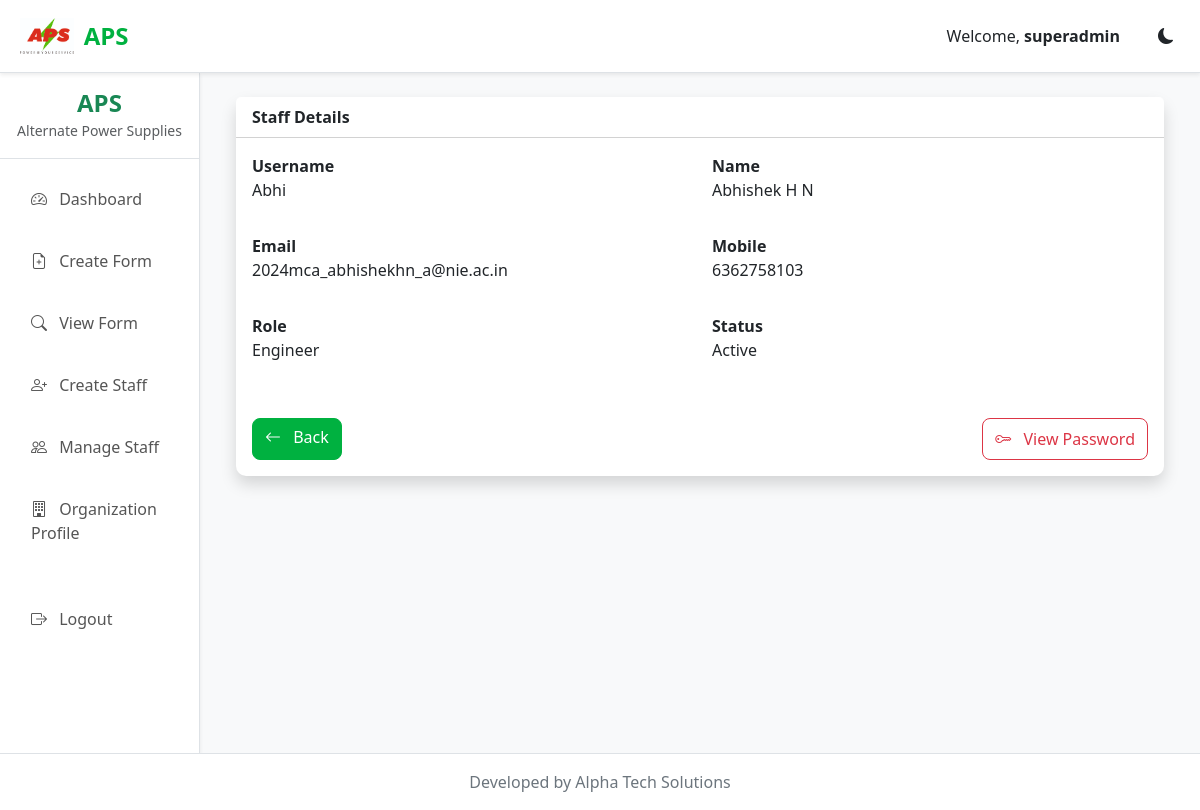
The page /accounts/staff-details/4/ (signed in) on the database its author committed.
### accounts/models.py (models this page shows, shortened)
class User(AbstractUser):
    objects = CustomUserManager()
    visible_password = models.CharField(
        max_length=128,
        blank=True,
        null=True,
        verbose_name="Visible Password",
    )
    role = models.CharField(
        max_length=20,
        choices=UserRole.choices,
        default=UserRole.ENGINEER,
        verbose_name="Role",
    )
    mobile_number = models.CharField(
        max_length=15,
        unique=True,
        verbose_name="Mobile Number",
        blank=True,
        null=True,
    )
    created_at = models.DateTimeField(
        auto_now_add=True,
    )
    updated_at = models.DateTimeField(
        auto_now=True,
    )
    class Meta:
        db_table = "users"
        ordering = ["username"]
        verbose_name = "User"
        verbose_name_plural = "Users"

### accounts/views.py (the view)
# urls.py: path("staff-details/<int:pk>/", views.staff_details, name="staff_details"),
@superadmin_required
def staff_details(request, pk):
    user = get_object_or_404(User, pk=pk)
    context = {
        "staff": user,
    }
    return render(
        request,
        "accounts/staff_details.html",
        context,
    )

### templates/accounts/staff_details.html (shortened to what this page needs)
{% extends "base.html" %}
{% block content %}
<div class="container-fluid">
    <div class="card shadow">
        <div class="card-header">
            Staff Details
        </div>
        <div class="card-body">
            <div class="row">
                <div class="col-md-6 mb-3">
                    <label class="fw-bold">
                        Username
                    </label>
                    <p>{{ staff.username }}</p>
                </div>
                <div class="col-md-6 mb-3">
                    <label class="fw-bold">
                        Name
                    </label>
                    <p>{{ staff.first_name }} {{ staff.last_name }}</p>
                </div>
                <div class="col-md-6 mb-3">
                    <label class="fw-bold">
                        Email
                    </label>
                    <p>{{ staff.email }}</p>
                </div>
                <div class="col-md-6 mb-3">
                    <label class="fw-bold">
                        Mobile
                    </label>
                    <p>{{ staff.mobile_number }}</p>
                </div>
                <div class="col-md-6 mb-3">
                    <label class="fw-bold">
                        Role
                    </label>
                    <p>{{ staff.get_role_display }}</p>
                </div>
                <div class="col-md-6 mb-3">
                    <label class="fw-bold">
                        Status
                    </label>
                    <p>
                        {% if staff.is_active %}
                        Active
                        {% else %}
                        Inactive
                        {% endif %}
                    </p>
                </div>
            </div>
            <div class="d-flex justify-content-between flex-wrap gap-2 mt-4">
                <a href="{% url 'accounts:manage_staff' %}" class="btn btn-success">
                    <i class="bi bi-arrow-left me-2"></i> Back
                </a>
                <button type="button" class="btn btn-outline-danger" data-bs-toggle="modal" data-bs-target="#adminPasswordModal">
                    <i class="bi bi-key me-2"></i> View Password
                </button>
            </div>
        </div>
    </div>
</div>
{% endblock %}

### templates/components/navbar.html (shortened to what this page needs)
<nav class="navbar navbar-expand-lg shadow-sm sticky-top border-bottom">
    <div class="container-fluid">
        <a class="navbar-brand fw-bold text-success" href="/">
            <span class="navbar-brand-logo-wrap">
                <img src="/media/logos/aps-light.jpeg" alt="APS" class="navbar-brand-logo navbar-brand-logo-light">
            </span>
            <span class="navbar-brand-text">
                APS
            </span>
        </a>
        <div class="d-flex align-items-center navbar-actions ms-auto">
            {% if user.is_authenticated %}
                <span class="nav-welcome me-3">
                    Welcome,
                    <strong>{{ user.first_name|default:user.username }}</strong>
                </span>
            {% endif %}
            <button
                class="btn border-0 navbar-theme-button"
                id="themeButton"
                type="button">
                <i class="bi bi-moon-fill"></i>
            </button>
        </div>
    </div>
</nav>

### static/css/variables.css (style rules this page uses)
:root { --primary-color:#00B140; --primary-hover:#009739; --white:#FFFFFF; --light-bg:#F8F9FA; --border:#DEE2E6; --text:#212529; --dark-bg:#1E1E1E; --dark-card:#2B2B2B; --dark-text:#F8F9FA; --border-radius:10px; --transition:0.3s; }

### static/css/style.css (style rules this page uses)
* { margin:0; padding:0; box-sizing:border-box; }
html, body { height:100%; font-family:"Segoe UI",Tahoma,Geneva,Verdana,sans-serif; background:var(--light-bg); color:var(--text); }
body { display:flex; flex-direction:column; }
a { text-decoration:none; }
.navbar { background:var(--white); border-bottom:1px solid var(--border); }
.navbar .container-fluid { position:relative; min-height:56px; align-items:center; }
.navbar-brand { color:var(--primary-color) !important; font-size:1.5rem; font-weight:700; position:absolute; left:50%; transform:translateX(-50%); margin:0; z-index:1; display:inline-flex; align-items:center; gap:10px; white-space:nowrap; }
.navbar-brand-logo-wrap { display:inline-flex; align-items:center; }
.navbar-brand-logo { height:36px; width:auto; display:block; }
.navbar-brand-text { display:inline-flex; align-items:center; }
@media (min-width:992px) { .navbar-brand { left:20px; transform:none; } }
.btn-success { background:var(--primary-color); border-color:var(--primary-color); }
.navbar-actions { margin-left:auto; display:flex; align-items:center; gap:0.5rem; z-index:2; }
.navbar-theme-button { width:44px; height:44px; display:inline-flex; align-items:center; justify-content:center; margin-bottom:0; }
.card { border:none; border-radius:10px; box-shadow:0 2px 8px rgba(0,0,0,.08); }
.card-header { background:var(--white); font-weight:600; }
.btn { border-radius:8px; min-height:42px; transition:.2s; }

### rows shown on the page
User: first_name "superadmin"
User: username "Abhi", first_name "Abhishek", last_name "H N", email "2024mca_abhishekhn_a@nie.ac.in", mobile_number "6362758103", role "Engineer"
